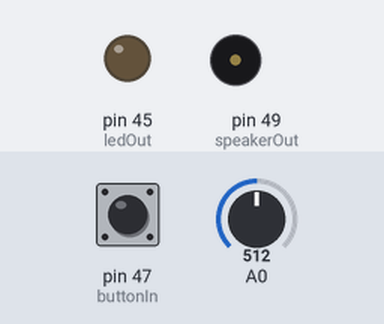
Bench run of a sketch on a simulated Arduino Mega 2560, built with avr-gcc and run on an emulated ATmega2560. Shown: output pins drawn as LEDs (lit = HIGH), buzzer (waves = sounding). The test bench sets the inputs (shaded band); at power-on: pin 47 (buttonIn) LOW, A0 = 512. What the sketch prints to the serial monitor is not drawn.

Above: at 1.2 s.
1.3 s: pin 47 (buttonIn) pulled HIGH for 0.15 s
At 2.3 s:
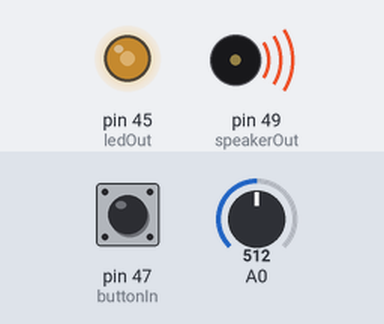
4.4 s: A0 set to 122
7.4 s: A0 set to 0
Timing chart, 0 to 10.4 s (numbered marks = the images above; inputs shaded):
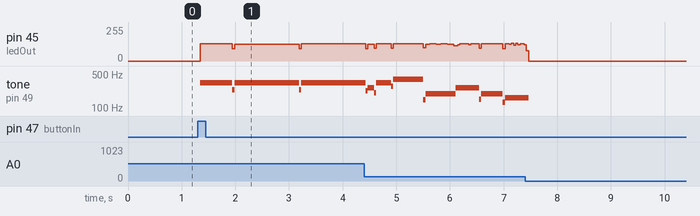

Measured:
- after the input at 1.3 s, pin 45 (ledOut): 0/255 → 128/255 after 0.05 s, → 127/255 0.60 s later, → 128/255 1.2 s later; tone on pin 49 (speakerOut): plays 327 Hz for 0.60 s, 237 Hz for 0.04 s, 327 Hz for 1.2 s, 240 Hz for 0.04 s, 327 Hz for 1.2 s, starting after 0.05 s

The sketch:

homework04_2.ino
```cpp
#define buttonIn 47
#define ledOut 45
#define speakerOut 49
#define c3 7692 // 130 Hz
#define d3 6802 // 147 Hz
#define e3 6060 // 165 Hz
#define f3 5714 // 175 Hz
#define g3 5102 // 196 Hz
#define a3 4545 // 220 Hz
#define b3 4048 // 247 Hz
#define c4 3830 // 261 Hz
#define d4 3400 // 294 Hz
#define e4 3038 // 329 Hz
#define f4 2864 // 349 Hz
#define g4 2550 // 392 Hz
#define a4 2272 // 440 Hz
#define b4 2028 // 493 Hz
#define c5 1912 // 523 Hz
#define r1 0

int melody2[] = {e4, e4, e4, c4, e4, g4, g3, c4, g3, e3, a3, b3, b3, a3, g3, e4, g4, a4, f4, g4, e4, c4,
d4, b3, c3};
int beats2[] = {8, 16, 16, 8, 16, 32, 32, 24, 24, 24, 16, 16, 8, 16, 10, 10, 10, 16, 8, 16, 16, 8, 8, 8, 16};

int MAX_MELODY = sizeof(melody2)/2;
int pause = 10;
int tone_ = c4;
int beat = 0;
long duration = 0;
int light;
long tempo = 150;
void play(){
  for(int c = 0; c<5; c++){
  for(int i = 0; i < MAX_MELODY ; i++ ){
     light = analogRead(0);
     tone_ = melody2[i];
     beat = beats2[i];
     long elapsed_time = 0;
     if( tone_ > 0 ){
      duration = beat * tempo * light;
      Serial.print(duration);
     while( elapsed_time < duration ){
       if( elapsed_time + tone_ <= duration ){
         digitalWrite(speakerOut,HIGH);
         digitalWrite(ledOut,HIGH);
         delayMicroseconds(tone_ / 2);
         digitalWrite(speakerOut,LOW);
         digitalWrite(ledOut,LOW);
         delayMicroseconds(tone_ / 2);
       }
     elapsed_time += tone_;
     }
  }
 else{
    delayMicroseconds(duration);
 }
    delay(pause);
 }}}

void setup(){
 pinMode(buttonIn, INPUT);
 pinMode(ledOut, OUTPUT);
 pinMode(speakerOut, OUTPUT);
 Serial.begin(9600);
}


int val=LOW, old_val=LOW;

void loop(){
 val = digitalRead(buttonIn);

 if (val == HIGH && old_val ==LOW){
  Serial.print("dd");
   play();

 }
 else{
   digitalWrite(ledOut,LOW);
   delay(100);
 }
  old_val=val;

}
```
